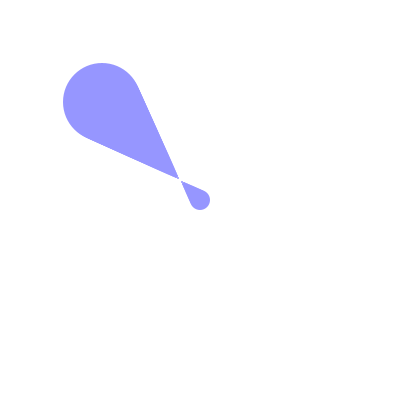
Frame 1 (no input)
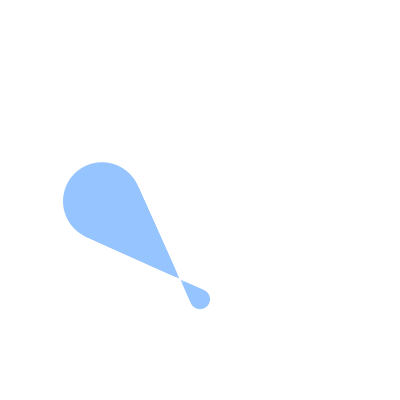
Frame 60 (the mouse pressed at the canvas centre just before this capture)
Frame 120 (the mouse held since frame 60 and released just before this capture): identical to frame 1, image omitted

The Processing sketch that drew these frames (run headless with seeded random() and noise(); from frame 60 on, the mouse is pressed at the canvas centre):

// Processing sketch: processing_143954
// ── processing_143954.pde

// hw 2/11/14
// motion, hitting walls, etc

// hw 2/14/14
// loops

// hw 2/18/14
// functions

// hw 2/20/14
// OOP

float x,y; // save cur mouse positions
float yspeed = 0;
float xspeed = 0;
float diam = 20;
float radius = diam/2;
Cone c = new Cone(20);
 
void setup() {
  size (400,400);
  smooth();
  noStroke();
  x = width/2;
  y = height/2;
}
 
void draw() {
  clicked();
  ifHitWall();
  behavior();
}

// function
void clicked() {
  if (mousePressed == true) {
    x = mouseX;
    y = mouseY;
    yspeed = mouseY - pmouseY;
    xspeed = mouseX - pmouseX;
  }
}
 
// motion
// function
void ifHitWall() {
  if (y >= height - radius) {
    y = height - radius;
    yspeed = -yspeed/1.15;
  }
  if (y <= radius) {
    y = radius;
    yspeed = -yspeed/1.35;
  }
  if (x >= width -radius) {
    x = width -radius;
    xspeed = -xspeed/1.10;
  }
  if (x <= radius) {
    x = radius;
    xspeed = -xspeed/1.10;
  }
}

// function
void behavior() {
  background(255);
  fill (150 - xspeed*10,150 - yspeed*10,255);
//  if (diam < 2) {
//    diam = 2;
//  }
//  if (diam > 400) {
//    diam = 400;
//  }
  c.makeCone();
  radius = diam/2;
  //loop
  for ( int i = 0; i < 50; i++ ) {
    ellipse(x-i*2,y-i*2,diam-i*2,diam-i*2);
  }
  yspeed = yspeed += 0.2;
  xspeed = xspeed/1.005;
  y = y + yspeed;
  x = x + xspeed;
}
class Cone {
  float diam, radius;
  Cone ( float temp_diam ) {
    diam = temp_diam;
    radius = temp_diam/2;
  }
  void makeCone() {
//    background(255);
//    fill (150 - xspeed*10,150 - yspeed*10,255);
    if (diam < 2) diam = 2;
    if (diam > 400) diam = 400;
    radius = diam/2;
    //loop
//    for ( int i = 0; i < 50; i++ ) {
//      ellipse(x-i*2,y-i*2,diam-i*2,diam-i*2);
//    }
//    yspeed = yspeed += 0.2;
//    xspeed = xspeed/1.005;
//    y = y + yspeed;
//    x = x + xspeed;
  }
}
